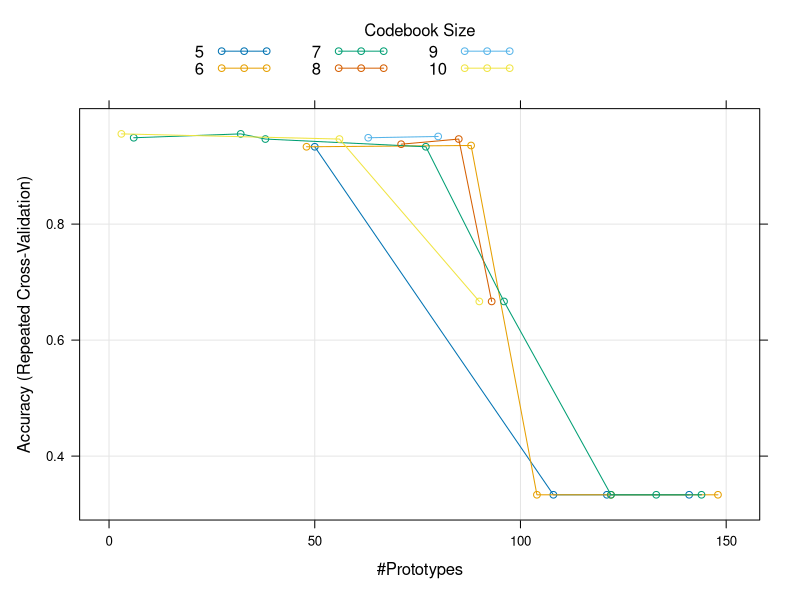

The R script that drew this image:
# Randomly search algorithm parameters

# load the library
library(caret)
# load the dataset
data(iris)
# prepare training scheme
control <- trainControl(method="repeatedcv", number=10, repeats=3, search="random")
# train the model
model <- train(Species~., data=iris, method="lvq", trControl=control, tuneLength=25)
# summarize the model
print(model)
# plot the effect of parameters on accuracy
plot(model)